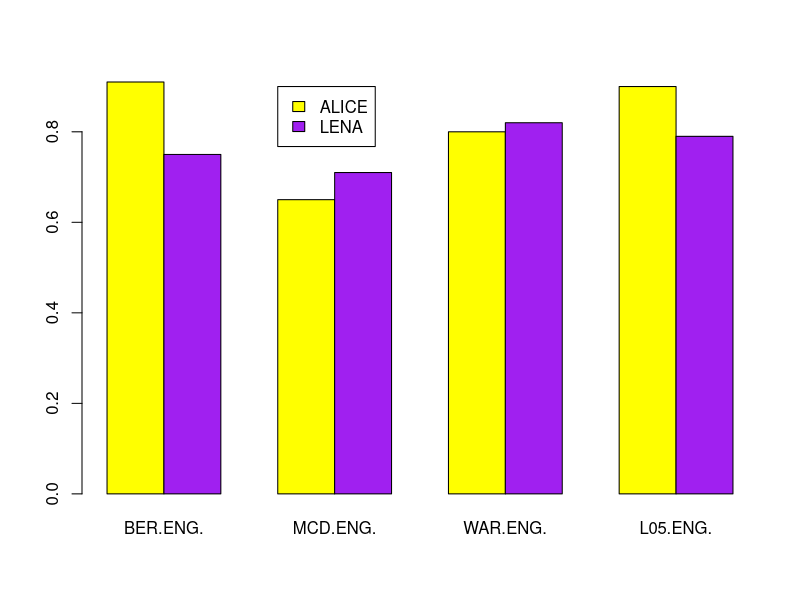

The R script that drew this image:
## ---- chunk 1

data <- as.matrix(data.frame("BER(ENG)" = c (0.91, 0.75),
                             "MCD(ENG)" = c (0.65, 0.71),
                             "WAR(ENG)" = c (0.8, 0.82),
                             "L05(ENG)" = c (0.9, 0.79)))

rownames(data)<-c("ALICE", "LENA")
#data  

barplot(data,
        col = c("yellow", "purple"),
        beside = TRUE)

legend(4,.9,
       legend=c("ALICE", "LENA"),
       fill=c("yellow", "purple"))

